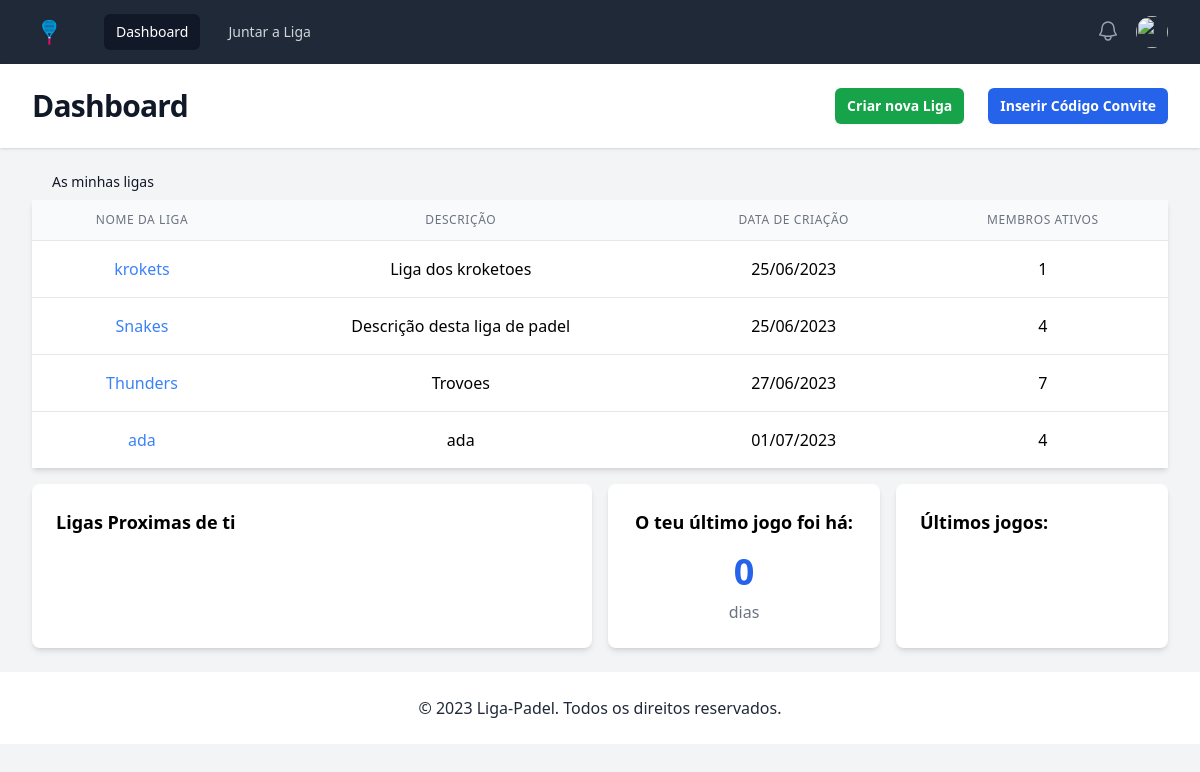
Screenshot of /dashboard (signed in) with the database file from the repository.
### tables this page shows
CREATE TABLE `Ligas` (
  `id` int(11) NOT NULL,
  `nome` varchar(255) NOT NULL,
  `descricao` varchar(255) DEFAULT NULL,
  `id_criador` int(11) DEFAULT NULL,
  `data_criacao` timestamp NULL DEFAULT current_timestamp(),
  `codigo_convite` varchar(5) NOT NULL
);

### controllers/UserController.php (called while the page is built, shortened)
<?php
class UserController
{
    public  static function getDaysFromLastGame($user_id){
        $lastGameDate = GameController::getLastUserGameDate($user_id);
        if(!$lastGameDate){
            return 0;
        }
        $lastGameDateTime = new DateTime($lastGameDate);
        $currentDateTime = new DateTime();
        $interval = $currentDateTime->diff($lastGameDateTime);
        return $interval->format('%a');
    }
    public static function dashboard()
    {
        $user_id = $_SESSION['user']['id'];
        $leagues = LeagueController::getLeaguesUser($user_id);
        $daysSinceLastGame =  self::getDaysFromLastGame($user_id);
        require_once '../views/user/dashboard.php';
    }
}

### controllers/LeagueController.php (called while the page is built, shortened)
<?php
class LeagueController
{
    public static function getLeaguesUser($user_id)
    {
        $conn = dbConnect();
        $stmt = $conn->prepare(
            'SELECT Ligas.id, Ligas.nome, Ligas.descricao, Ligas.data_criacao, COUNT(DISTINCT Membros_Liga_Count.id_utilizador) AS membros_ativos
FROM Ligas
JOIN Membros_Liga ON Ligas.id = Membros_Liga.id_liga
LEFT JOIN Membros_Liga AS Membros_Liga_Count ON Ligas.id = Membros_Liga_Count.id_liga
WHERE Membros_Liga.id_utilizador = :user_id
GROUP BY Ligas.id;'
        );
        $stmt->bindParam(':user_id', $user_id, PDO::PARAM_INT);
        $stmt->execute();
        return $stmt->fetchAll(PDO::FETCH_ASSOC);
    }
}

### controllers/GameController.php (called while the page is built, shortened)
<?php
class GameController
{
    public static function getLastUserGameDate($user_id){
        $conn = dbConnect();
        $stmt = $conn->prepare('SELECT MAX(Jogos.data_hora) as last_game_date
                            FROM Jogos
                            INNER JOIN Jogadores_Jogo ON Jogos.id = Jogadores_Jogo.id_jogo
                            WHERE Jogadores_Jogo.id_utilizador = :user_id AND Jogos.fim_jogo = 1');
        $stmt->bindParam(':user_id', $user_id);
        $stmt->execute();
        $result = $stmt->fetch(PDO::FETCH_ASSOC);
        return $result['last_game_date'];
    }
}

### views/user/dashboard.php (the view, shortened to what this page needs)
<?php require BASE_PATH . "/views/partials/head.php"; ?>
<?php require BASE_PATH . "/views/partials/nav.php"; ?>
<?php
extract($leagues);
extract($lastGames);
?>
<div class="mb-auto">
<header class="bg-white shadow">
    <div class="mx-auto max-w-7xl px-4 py-6 sm:px-6 lg:px-8">
        <div class="flex flex-col md:flex-row justify-between items-center">
            <h1 class="text-3xl font-bold tracking-tight text-gray-900">Dashboard</h1>
            <div class="flex items-center gap-x-6 mt-4 md:mt-0">
                <a href="/leagues/create"
                   class="unsubscribe-button rounded-md bg-green-600 px-3 py-2 text-sm font-semibold text-white shadow-sm hover:bg-green-500 focus:outline-none focus:ring-2 focus:ring-offset-2 focus:ring-red-600">
                    Criar nova Liga</a>
                <a href="/league/join"
                   class="unsubscribe-button rounded-md bg-blue-600 px-3 py-2 text-sm font-semibold text-white shadow-sm hover:bg-blue-500 focus:outline-none focus:ring-2 focus:ring-offset-2 focus:ring-red-600">
                    Inserir Código Convite</a>
            </div>
        </div>
    </div>
</header>
<main class="flex-grow">
    <div class="mx-auto max-w-7xl py-6 sm:px-6 lg:px-8 grid grid-cols-1 md:grid-cols-4 gap-4">
        <div class="col-span-4">
            <h1 class="pl-5 block mb-2 text-sm font-medium text-gray-900">As minhas ligas</h1>
            <table class="min-w-full divide-y shadow-md divide-gray-200">
                <thead class="bg-gray-50">
                <tr class="text-center">
                    <th class="px-6 py-3 text-xs font-medium text-gray-500 uppercase tracking-wider">Nome da Liga</th>
                    <th class="px-6 py-3 text-xs font-medium text-gray-500 uppercase tracking-wider">Descrição</th>
                    <th class="px-6 py-3 text-xs font-medium text-gray-500 uppercase tracking-wider  md:table-cell hidden">
                        Data de Criação
                    </th>
                    <th class="px-6 py-3 text-xs font-medium text-gray-500 uppercase tracking-wider  md:table-cell hidden">
                        Membros Ativos
                    </th>
                </tr>
                </thead>
                <tbody class="bg-white divide-y divide-gray-200">
                <?php foreach ($leagues as $league) : ?>
                    <tr class="text-center">
                        <td class="px-6 py-4 items-center"><a class="text-blue-500 hover:underline"
                                                              href="league?id=<?= $league['id'] ?>"><?= htmlspecialchars($league['nome']) ?>
                        </td>
                        <td class="px-6 py-4 items-center"><?= htmlspecialchars($league['descricao']) ?></td>
                        <td class="px-6 py-4 items-center  md:table-cell hidden"><?= htmlspecialchars((new DateTime($league['data_criacao']))->format("d/m/Y")) ?></td>
                        <td class="px-6 py-4 items-center  md:table-cell hidden"><?= htmlspecialchars($league['membros_ativos']) ?></td>
                    </tr>
                <?php endforeach; ?>
                </tbody>
            </table>
        </div>
        <div class="bg-white shadow-md rounded-lg p-6 col-span-4 md:col-span-2">
            <h2 class="mb-4 text-lg font-bold">Ligas Proximas de ti</h2>
        </div>
        <div class="bg-white shadow-md rounded-lg p-6 col-span-4 md:col-span-1 text-center">
        <p class="mb-4 text-lg font-bold">O teu último jogo foi há:</p>
            <div class="text-4xl font-bold text-blue-600 my-2"><?= $daysSinceLastGame ?></div>
            <?php if ($daysSinceLastGame == 1): ?>
                <p class="text-gray-500">dia</p>
            <?php else: ?>
                <p class="text-gray-500">dias</p>
            <?php endif; ?>
        </div>
        <div class="bg-white shadow-md rounded-lg p-6 col-span-4 md:col-span-1 overflow-y-auto">
        <h2 class="mb-4 text-lg font-bold">Últimos jogos:</h2>
        </div>
    </div>
</main>
<?php require BASE_PATH . "/views/partials/footer.php"; ?>

### rows the page displays
ligas: nome "krokets", descricao "Liga dos kroketoes", data_criacao "25/06/2023", membros_ativos "1"
ligas: nome "Snakes", descricao "Descrição desta liga de padel", data_criacao "25/06/2023", membros_ativos "4"
ligas: nome "Thunders", descricao "Trovoes", data_criacao "27/06/2023", membros_ativos "7"
ligas: nome "ada", descricao "ada", data_criacao "01/07/2023", membros_ativos "4"

### other values shown
$daysSinceLastGame "0"
